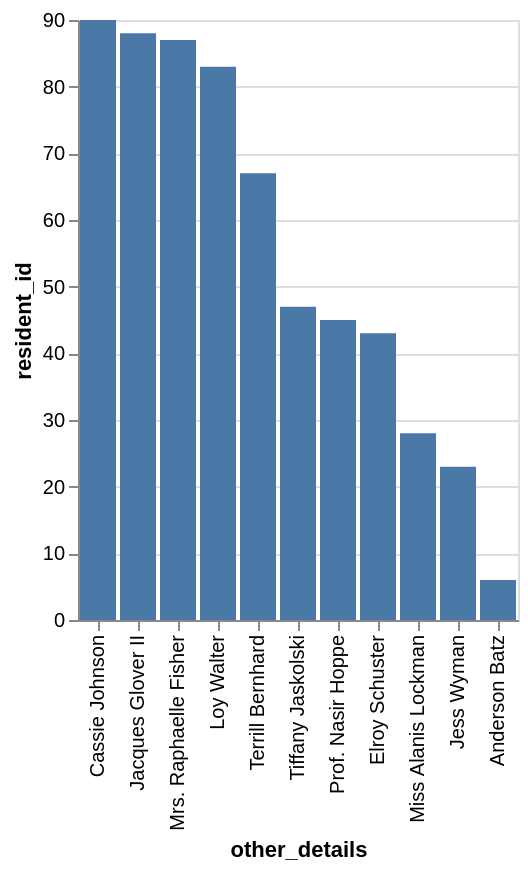

Vega-Lite specification stored for this chart:
### Vega-Lite specification from a JSON file in a GitHub repository (floating-point values rounded to 4 significant figures)
{"data": {"values": [{"x_data": "Cassie Johnson", "y_data": 90}, {"x_data": "Jacques Glover II", "y_data": 88}, {"x_data": "Mrs. Raphaelle Fisher", "y_data": 87}, {"x_data": "Loy Walter", "y_data": 83}, {"x_data": "Terrill Bernhard", "y_data": 67}, {"x_data": "Tiffany Jaskolski", "y_data": 47}, {"x_data": "Prof. Nasir Hoppe", "y_data": 45}, {"x_data": "Elroy Schuster", "y_data": 43}, {"x_data": "Miss Alanis Lockman", "y_data": 28}, {"x_data": "Jess Wyman", "y_data": 23}, {"x_data": "Anderson Batz", "y_data": 6}]}, "mark": "bar", "encoding": {"x": {"field": "x_data", "type": "nominal", "title": "other_details", "sort": {"op": "sum", "field": "y_data", "order": "descending"}}, "y": {"field": "y_data", "type": "quantitative", "title": "resident_id"}}}
